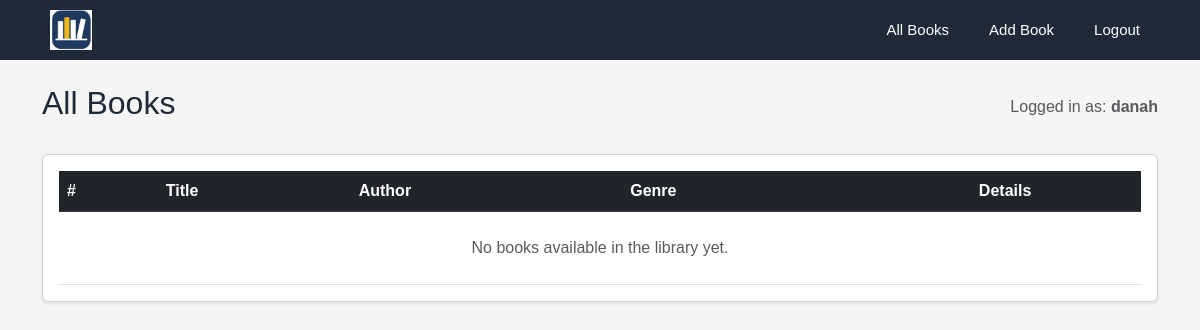
/books/ (signed in), run on an earlier commit of the app's database.
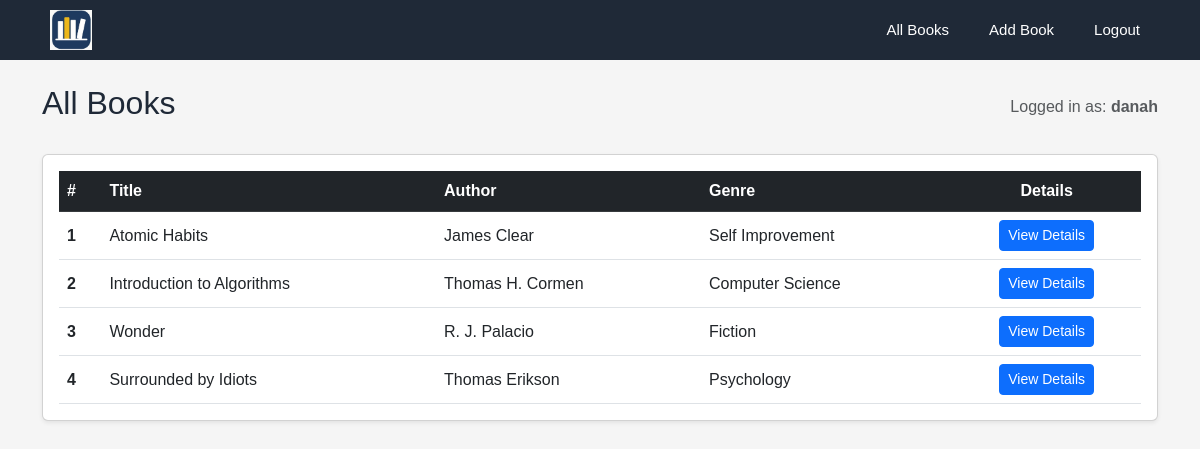
And on a later commit of the database.
### accounts/models.py (models this page shows, shortened)
class Book(models.Model):
    title = models.CharField(max_length=150)
    author = models.CharField(max_length=100)
    genre = models.CharField(max_length=100)
    description = models.TextField(blank=True)
    reserved_by = models.ManyToManyField(User, blank=True, related_name="reserved_books")

### accounts/views.py (the view)
# urls.py: path("books/",                      views.book_list_view,    name="book_list_view"),
@login_required(login_url='accounts:login_view')
def book_list_view(request):
    books = Book.objects.all()
    return render(request, "accounts/books_list.html", {"books": books})

### accounts/Templates/accounts/books_list.html (shortened to what this page needs)
{% extends "accounts/layout.html" %}
{% block body %}
<div class="mt-4">
    <div class="d-flex justify-content-between align-items-center mb-4">
        <h2>All Books</h2>
        {% if request.user.is_authenticated %}
            <span class="text-muted">Logged in as: <strong>{{ request.user.username }}</strong></span>
        {% endif %}
    </div>
    <div class="card shadow-sm">
        <div class="card-body">
            <table class="table table-hover align-middle mb-0">
                <thead class="table-dark">
                    <tr>
                        <th scope="col">#</th>
                        <th scope="col">Title</th>
                        <th scope="col">Author</th>
                        <th scope="col">Genre</th>
                        <th scope="col" class="text-center">Details</th>
                    </tr>
                </thead>
                <tbody>
                    {% for book in books %}
                    <tr>
                        <th scope="row">{{ forloop.counter }}</th>
                        <td>{{ book.title }}</td>
                        <td>{{ book.author }}</td>
                        <td>{{ book.genre }}</td>
                        <td class="text-center">
                            <a href="{% url 'accounts:book_detail_view' book.id %}" class="btn btn-primary btn-sm">View Details</a>
                        </td>
                    </tr>
                    {% empty %}
                    <tr>
                        <td colspan="5" class="text-center text-muted py-4">No books available in the library yet.</td>
                    </tr>
                    {% endfor %}
                </tbody>
            </table>
        </div>
    </div>
</div>
{% endblock %}

### accounts/Templates/accounts/layout.html (shortened to what this page needs)
{% load static %}
<!DOCTYPE html>
<html lang="en">
<head>
    <link href="https://cdn.jsdelivr.net/npm/bootstrap@5.3.0/dist/css/bootstrap.min.css" rel="stylesheet">
    <link rel="stylesheet" href="{% static 'accounts/styles.css' %}">
</head>
<body>
    <nav class="library-menu">
        <div class="menu-container">
            <a class="menu-logo" href="{% url 'accounts:login_view' %}">
                <img src="{% static 'accounts/library-logo.jfif' %}" alt="Website Logo">
            </a>
            <div class="menu-links">
                {% if request.user.is_authenticated %}
                    <a class="menu-link" href="{% url 'accounts:book_list_view' %}">All Books</a>
                    <a class="menu-link" href="{% url 'accounts:add_book_view' %}">Add Book</a>
                    <a class="menu-link" href="{% url 'accounts:logout_view' %}">Logout</a>
                {% else %}
                    <a class="menu-link" href="{% url 'accounts:login_view' %}">Login</a>
                    <a class="menu-link" href="{% url 'accounts:register_view' %}">Register</a>
                {% endif %}
            </div>
        </div>
    </nav>
    <div class="container">
        {% block body %}{% endblock %}
    </div>
</body>
</html>

### accounts/static/accounts/styles.css (style rules this page uses)
* { box-sizing: border-box; }
body { margin: 0; font-family: Arial, Helvetica, sans-serif; background: #f5f5f5; color: #1f2937; }
.library-menu { background-color: #1f2937; padding: 10px 20px; }
.menu-container { display: flex; align-items: center; justify-content: space-between; max-width: 1100px; margin: 0 auto; }
.menu-logo { display: flex; align-items: center; text-decoration: none; }
.menu-logo img { display: block; height: 40px; width: auto; }
.menu-links { display: flex; align-items: center; gap: 20px; }
.menu-link { color: #ffffff; text-decoration: none; font-size: 15px; padding: 6px 10px; border-radius: 4px; transition: background-color 0.2s ease; }

What changed in the data, as far as the page shows it:
added Book: title "Atomic Habits", author "James Clear", genre "Self Improvement"
added Book: title "Introduction to Algorithms", author "Thomas H. Cormen", genre "Computer Science"
added Book: title "Wonder", author "R. J. Palacio", genre "Fiction"
added Book: title "Surrounded by Idiots", author "Thomas Erikson", genre "Psychology"
Also different on the page:
text no longer shown: "No books available in the library yet."
